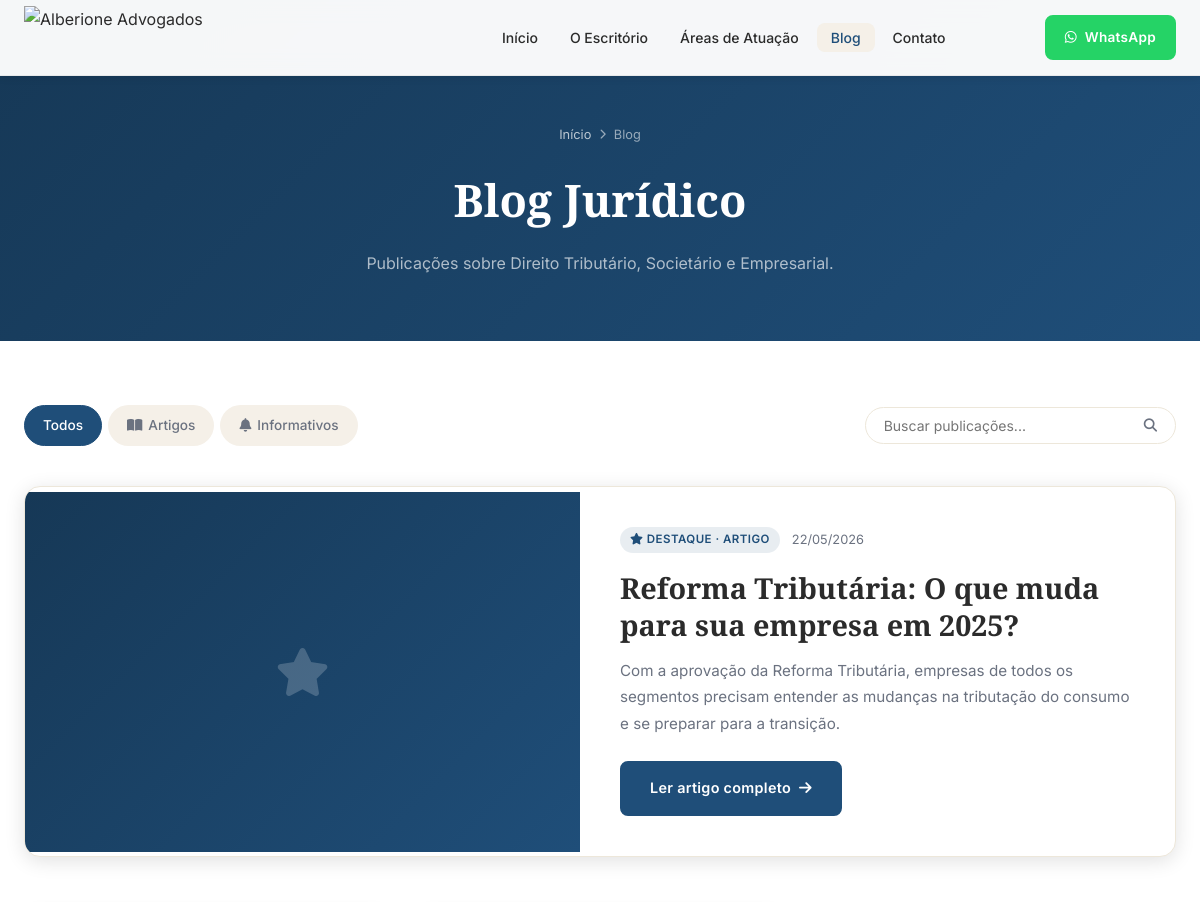
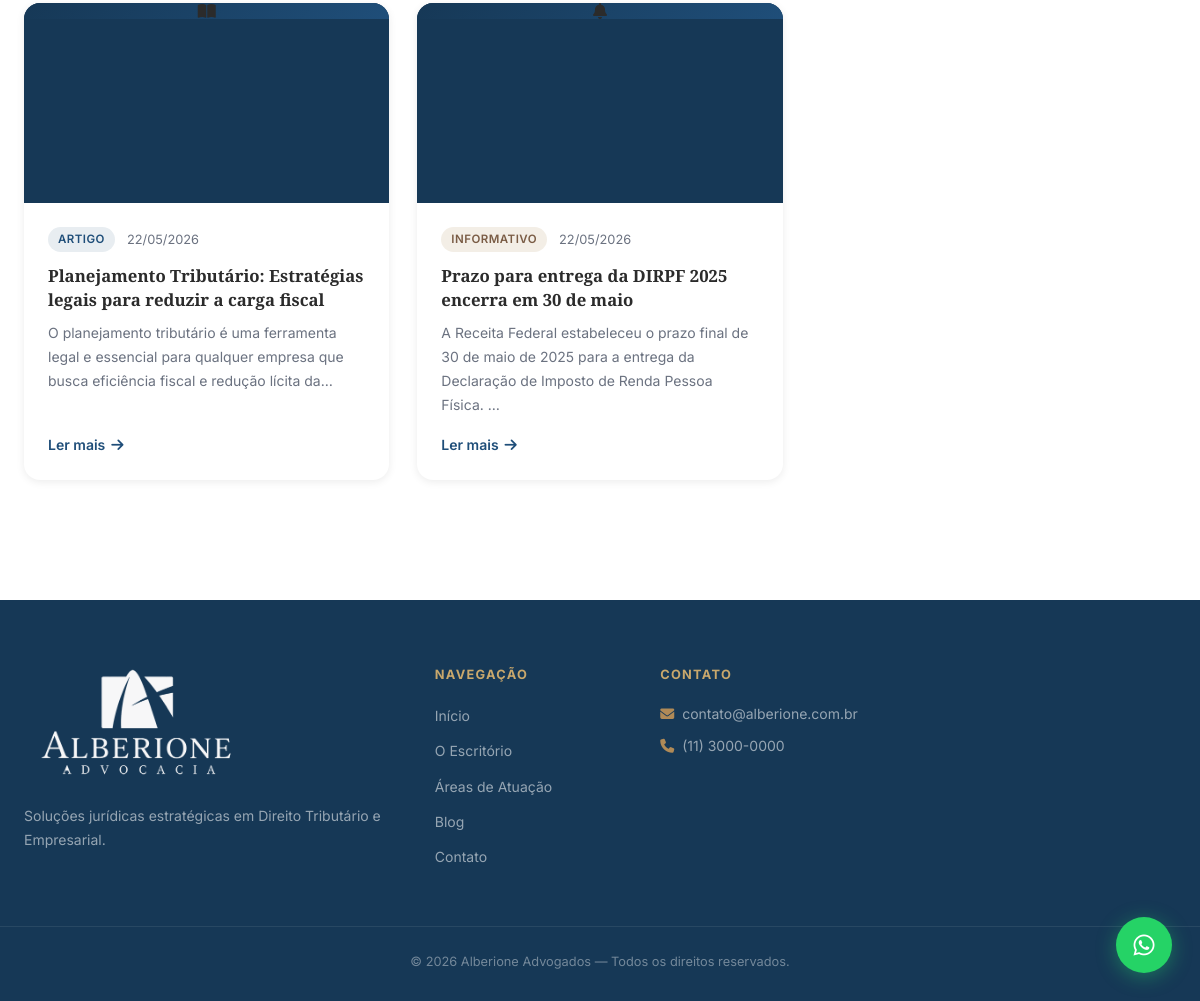
Page /blog on the committed database (2 pictures, top to bottom).
### tables this page shows
CREATE TABLE IF NOT EXISTS posts (
    id                INT UNSIGNED   NOT NULL AUTO_INCREMENT,
    autor_id          INT UNSIGNED   NOT NULL,
    tipo              ENUM('artigo','informativo') NOT NULL DEFAULT 'artigo',
    categoria         VARCHAR(100)   NULL DEFAULT NULL,
    titulo            VARCHAR(255)   NOT NULL,
    slug              VARCHAR(255)   NOT NULL,
    resumo            TEXT           NULL DEFAULT NULL,
    conteudo          LONGTEXT       NOT NULL,
    imagem_capa       VARCHAR(255)   NULL DEFAULT NULL,
    imagem_alt        VARCHAR(255)   NULL DEFAULT NULL,
    status            ENUM('rascunho','publicado') NOT NULL DEFAULT 'rascunho',
    destaque          TINYINT(1)     NOT NULL DEFAULT 0,
    meta_title        VARCHAR(255)   NULL DEFAULT NULL,
    meta_description  VARCHAR(320)   NULL DEFAULT NULL,
    views_count       INT UNSIGNED   NOT NULL DEFAULT 0,
    publicado_em      DATETIME       NULL DEFAULT NULL,
    criado_em         DATETIME       NOT NULL DEFAULT CURRENT_TIMESTAMP,
    atualizado_em     DATETIME       NOT NULL DEFAULT CURRENT_TIMESTAMP ON UPDATE CURRENT_TIMESTAMP,
    excluido_em       DATETIME       NULL DEFAULT NULL,

    PRIMARY KEY (id),
    UNIQUE KEY uq_posts_slug (slug),
    KEY idx_posts_tipo (tipo),
    KEY idx_posts_categoria (categoria),
    KEY idx_posts_status (status),
    KEY idx_posts_destaque (destaque),
    KEY idx_posts_autor_id (autor_id),
    KEY idx_posts_publicado_em (publicado_em),
    KEY idx_posts_blog_query (tipo, status, publicado_em, excluido_em),
    KEY idx_posts_categoria_pub (categoria, status, publicado_em, excluido_em),
    KEY idx_posts_destaque_pub (destaque, status, publicado_em, excluido_em),

    CONSTRAINT fk_posts_autor
        FOREIGN KEY (autor_id) REFERENCES admins(id)
        ON UPDATE CASCADE ON DELETE RESTRICT
);

CREATE TABLE IF NOT EXISTS site_settings (
    id                    INT UNSIGNED  NOT NULL AUTO_INCREMENT,
    config_key            VARCHAR(50)   NOT NULL DEFAULT 'default',

     
    office_name           VARCHAR(150)  NOT NULL DEFAULT 'Alberione Advogados',
    hero_title            VARCHAR(255)  NULL DEFAULT NULL,
    hero_subtitle         TEXT          NULL DEFAULT NULL,
    about_title           VARCHAR(255)  NULL DEFAULT NULL,
    about_text            LONGTEXT      NULL DEFAULT NULL,

     
    email_contato         VARCHAR(150)  NULL DEFAULT NULL,
    email_destino_form    VARCHAR(150)  NULL DEFAULT NULL,
    telefone              VARCHAR(30)   NULL DEFAULT NULL,
    whatsapp_numero       VARCHAR(30)   NULL DEFAULT NULL,
    whatsapp_link         VARCHAR(255)  NULL DEFAULT NULL,

     
    endereco_linha1       VARCHAR(255)  NULL DEFAULT NULL,
    endereco_linha2       VARCHAR(255)  NULL DEFAULT NULL,
    cidade                VARCHAR(120)  NULL DEFAULT NULL,
    estado                VARCHAR(60)   NULL DEFAULT NULL,
    cep                   VARCHAR(20)   NULL DEFAULT NULL,
    horario_atendimento   VARCHAR(120)  NULL DEFAULT NULL,

     
    instagram_url         VARCHAR(255)  NULL DEFAULT NULL,
    facebook_url          VARCHAR(255)  NULL DEFAULT NULL,
    linkedin_url          VARCHAR(255)  NULL DEFAULT NULL,
    youtube_url           VARCHAR(255)  NULL DEFAULT NULL,

     
    seo_home_title        VARCHAR(255)  NULL DEFAULT NULL,
    seo_home_description  VARCHAR(320)  NULL DEFAULT NULL,

     
    logo_path             VARCHAR(255)  NULL DEFAULT NULL,
    favicon_path          VARCHAR(255)  NULL DEFAULT NULL,

     
    smtp_host             VARCHAR(150)  NULL DEFAULT NULL,
    smtp_port             SMALLINT      NULL DEFAULT 587,
    smtp_user             VARCHAR(150)  NULL DEFAULT NULL,
    smtp_pass             VARCHAR(255)  NULL DEFAULT NULL,
    smtp_secure           ENUM('tls','ssl','none') NOT NULL DEFAULT 'tls',
    smtp_from_name        VARCHAR(150)  NULL DEFAULT NULL,
    smtp_from_email       VARCHAR(150)  NULL DEFAULT NULL,

    criado_em             DATETIME      NOT NULL DEFAULT CURRENT_TIMESTAMP,
    atualizado_em         DATETIME      NOT NULL DEFAULT CURRENT_TIMESTAMP ON UPDATE CURRENT_TIMESTAMP,

    PRIMARY KEY (id),
    UNIQUE KEY uq_site_settings_key (config_key)
);

### blog.php (the view, shortened to what the rows shown need)
<?php
$tipo_allowed = ['artigo', 'informativo'];
$tipo    = in_array($_GET['tipo'] ?? '', $tipo_allowed) ? $_GET['tipo'] : '';
$busca   = clean(substr($_GET['q'] ?? '', 0, 100));
$page    = max(1, (int)($_GET['p'] ?? 1));
$limit   = BLOG_PER_PAGE;
$offset  = ($page - 1) * $limit;
$opts = [
    'tipo'   => $tipo ?: null,
    'status' => 'publicado',
    'limit'  => $limit,
    'offset' => $offset,
    'search' => $busca,
];
$posts = get_posts($opts);
$post_destaque = null;
if ($page === 1 && !$tipo && !$busca) {
    $destaques = get_posts_destaques(1);
    $post_destaque = $destaques[0] ?? null;
    if ($post_destaque) {
        $posts = array_filter($posts, fn($p) => $p['id'] !== $post_destaque['id']);
    }
}
$s = get_site_settings();
$office_name  = e(setting('office_name',   OFFICE_NAME));
$email_ctto   = setting('email_contato',   OFFICE_EMAIL);
$telefone     = setting('telefone',        '');
?>
<!DOCTYPE html>
<html lang="pt-BR">
<head>
    <link rel="stylesheet" href="https://cdn.jsdelivr.net/npm/@fortawesome/fontawesome-free@6.5.0/css/all.min.css">
    <link rel="stylesheet" href="assets/css/style.css">
    <link rel="stylesheet" href="assets/css/blog.css">
</head>
<?php $bp = rtrim(SITE_URL, '/'); ?>
<body>
<section class="blog-hero">
    <div class="container">
        <h1 class="blog-hero-title">
            <?php if ($tipo === 'artigo'): ?>
                Artigos Jurídicos
            <?php elseif ($tipo === 'informativo'): ?>
                Informativos
            <?php elseif ($busca): ?>
                Resultados para "<em><?= e($busca) ?></em>"
            <?php else: ?>
                Blog Jurídico
            <?php endif; ?>
        </h1>
    </div>
</section>
<main class="blog-main">
    <div class="container">
        <?php if ($post_destaque): ?>
        <article class="blog-featured">
            <a href="<?= $bp ?>/artigo/<?= e($post_destaque['slug']) ?>" class="blog-featured-image">
                <?php if (!empty($post_destaque['imagem_capa'])): ?>
                    <img src="<?= e(SITE_URL . $post_destaque['imagem_capa']) ?>"
                         alt="<?= e($post_destaque['imagem_alt'] ?: $post_destaque['titulo']) ?>"
                         loading="eager">
                <?php else: ?>
                    <div class="blog-featured-placeholder">
                        <i class="fas fa-star"></i>
                    </div>
                <?php endif; ?>
            </a>
            <div class="blog-featured-body">
                <div class="blog-featured-meta">
                    <span class="badge badge-<?= $post_destaque['tipo'] ?>">
                        <i class="fas fa-star"></i>
                        Destaque · <?= $post_destaque['tipo'] === 'artigo' ? 'Artigo' : 'Informativo' ?>
                    </span>
                    <time datetime="<?= e($post_destaque['publicado_em'] ?? $post_destaque['criado_em']) ?>">
                        <?= format_date($post_destaque['publicado_em'] ?? $post_destaque['criado_em']) ?>
                    </time>
                </div>
                <h2 class="blog-featured-title">
                    <a href="<?= $bp ?>/artigo/<?= e($post_destaque['slug']) ?>"><?= e($post_destaque['titulo']) ?></a>
                </h2>
                <?php if (!empty($post_destaque['resumo'])): ?>
                <p class="blog-featured-excerpt"><?= e(excerpt($post_destaque['resumo'], 220)) ?></p>
                <?php endif; ?>
                <a href="<?= $bp ?>/artigo/<?= e($post_destaque['slug']) ?>" class="btn btn-primary">
                    Ler artigo completo <i class="fas fa-arrow-right"></i>
                </a>
            </div>
        </article>
        <?php endif; ?>
        <?php if (!empty($posts)): ?>
        <div class="blog-grid">
            <?php foreach ($posts as $post): ?>
            <article class="blog-card">
                <a href="<?= $bp ?>/artigo/<?= e($post['slug']) ?>" class="blog-card-image">
                    <?php if (!empty($post['imagem_capa'])): ?>
                        <img src="<?= e(SITE_URL . $post['imagem_capa']) ?>"
                             alt="<?= e($post['imagem_alt'] ?: $post['titulo']) ?>"
                             loading="lazy">
                    <?php else: ?>
                        <div class="blog-card-image--placeholder">
                            <i class="fas fa-<?= $post['tipo'] === 'informativo' ? 'bell' : 'book-open' ?>"></i>
                        </div>
                    <?php endif; ?>
                </a>
                <div class="blog-card-body">
                    <div class="blog-card-meta">
                        <span class="badge badge-<?= $post['tipo'] ?>">
                            <?= $post['tipo'] === 'artigo' ? 'Artigo' : 'Informativo' ?>
                        </span>
                        <time datetime="<?= e($post['publicado_em'] ?? $post['criado_em']) ?>">
                            <?= format_date($post['publicado_em'] ?? $post['criado_em']) ?>
                        </time>
                    </div>
                    <h3 class="blog-card-title">
                        <a href="<?= $bp ?>/artigo/<?= e($post['slug']) ?>"><?= e($post['titulo']) ?></a>
                    </h3>
                    <?php if (!empty($post['resumo'])): ?>
                    <p class="blog-card-excerpt"><?= e(excerpt($post['resumo'], 130)) ?></p>
                    <?php endif; ?>
                    <a href="<?= $bp ?>/artigo/<?= e($post['slug']) ?>" class="blog-card-link">
                        Ler mais <i class="fas fa-arrow-right"></i>
                    </a>
                </div>
            </article>
            <?php endforeach; ?>
        </div>
        <?php endif; ?>
    </div>
</main>
<footer class="site-footer">
    <div class="container footer-inner">
        <div class="footer-contact">
            <h4>Contato</h4>
            <?php if (!empty($email_ctto)): ?>
            <p><i class="fas fa-envelope"></i> <a href="mailto:<?= e($email_ctto) ?>"><?= e($email_ctto) ?></a></p>
            <?php endif; ?>
            <?php if (!empty($telefone)): ?>
            <p><i class="fas fa-phone"></i> <?= e($telefone) ?></p>
            <?php endif; ?>
        </div>
    </div>
    <div class="footer-bottom">
        <div class="container">
            <p>&copy; <?= date('Y') ?> <?= $office_name ?> — Todos os direitos reservados.</p>
        </div>
    </div>
</footer>
</body>
</html>

### rows in the picture
posts: publicado_em "22/05/2026", titulo "Reforma Tributária: O que muda para sua empresa em 2025?", resumo "Com a aprovação da Reforma Tributária, empresas de todos os segmentos precisam entender as mudanças na tributação do consumo e se preparar para a transição."
posts: tipo "ARTIGO", publicado_em "22/05/2026", titulo "Planejamento Tributário: Estratégias legais para reduzir a carga fiscal", resumo "O planejamento tributário é uma ferramenta legal e essencial para qualquer empresa que busca eficiência fiscal e redução lícita da…"
posts: tipo "INFORMATIVO", publicado_em "22/05/2026", titulo "Prazo para entrega da DIRPF 2025 encerra em 30 de maio", resumo "A Receita Federal estabeleceu o prazo final de 30 de maio de 2025 para a entrega da Declaração de Imposto de Renda Pessoa Física. …"
site_settings: email_contato "contato@alberione.com.br", telefone "(11) 3000-0000", office_name "Alberione Advogados"
